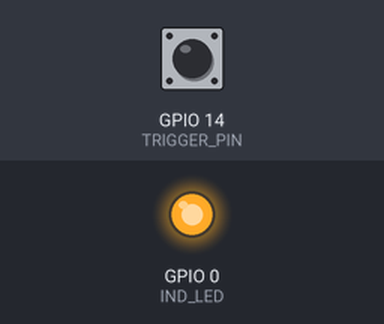
Bench run of a sketch on a simulated ESP8266 (NodeMCU). On the bench: output pins drawn as LEDs (lit = HIGH). The test bench sets the inputs (shaded band); at power-on: GPIO 14 (TRIGGER_PIN) HIGH. WiFi joins after 1.5 s; servers stay silent unless stated; no MQTT or app messages arrive unless stated; what the sketch prints to the serial monitor is not drawn.

Above: at 2.7 s.
2.8 s: GPIO 14 (TRIGGER_PIN) pulled LOW for 0.15 s
At 3.0 s:
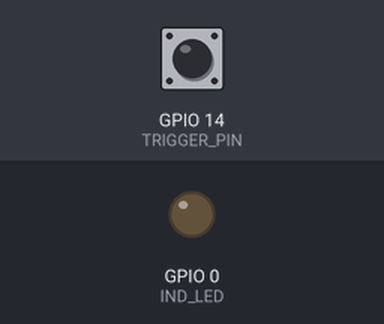
4.4 s: GPIO 14 (TRIGGER_PIN) pulled LOW for 3.2 s
At 8.5 s:
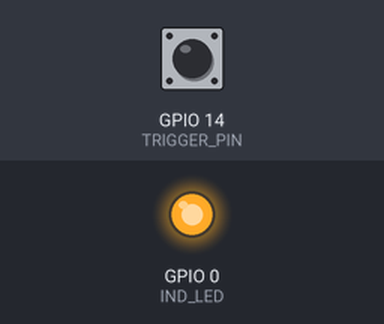
Timing chart, 0 to 10.0 s (numbered marks = the images above; inputs shaded):
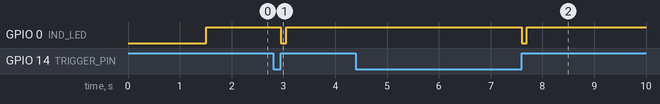

Measured:
- after the input at 2.8 s, GPIO 0 (IND_LED): HIGH → LOW after 0.15 s, → HIGH 0.10 s later
- after the input at 4.4 s, GPIO 0 (IND_LED): HIGH → LOW after 3.2 s, → HIGH 0.10 s later

The sketch:

ferraresp.ino
```cpp
/**
 * Using https://pubsubclient.knolleary.net/api.html
 */

#include <PubSubClient.h>
#include <ESP8266WiFi.h>

#define TRIGGER_PIN 14
#define IND_LED 0
#define MQTT_BROKER "10.15.254.154"
#define PSK "Das-Netzwerk-zu-Geidorf"
#define SSID "CoWorking zu Geidorf"

WiFiClient wifiClient;
PubSubClient mqttClient(wifiClient);

volatile bool hasEvent = false;

void setup_wifi()
{
  // station only so it does not setup an AP

  WiFi.mode(WIFI_STA);
  delay(10);
  Serial.println();
  Serial.print("Connecting to ");
  Serial.println(SSID);

  WiFi.begin(SSID, PSK);

  while (WiFi.status() != WL_CONNECTED)
  {
    delay(500);
    Serial.print(".");
  }

  Serial.println("");
  Serial.println("WiFi connected");
  Serial.println("IP address: ");
  Serial.println(WiFi.localIP());
}

void reconnect_mqtt()
{
  while (!mqttClient.connected())
  {
    Serial.print("Reconnecting...");
    if (!mqttClient.connect("ferraresp"))
    {
      Serial.print("failed, rc=");
      Serial.print(mqttClient.state());
      Serial.println(" retrying in 5 seconds");
      delay(5000);
    }
  }
}

ICACHE_RAM_ATTR void handleInterrupt()
{
  hasEvent = true;
}

void setup()
{
  //
  // attachInterrupt(digitalPinToInterrupt(TRIGGER_PIN), handleInterrupt, RISING);
  Serial.begin(115200);

  setup_wifi();

  mqttClient.setServer(MQTT_BROKER, 1883);

  pinMode(TRIGGER_PIN, INPUT_PULLUP);
   digitalWrite(IND_LED, 1); // led off
   pinMode(IND_LED, OUTPUT);
  attachInterrupt(digitalPinToInterrupt(TRIGGER_PIN), handleInterrupt, RISING);

  reconnect_mqtt();
}

void loop()
{
  // if not connected reconnect to mosquito
  reconnect_mqtt();

  if (hasEvent)
  {
    Serial.println("got event");
    hasEvent = false;
    mqttClient.publish("/top10/power_meter/tick", "");
    digitalWrite(IND_LED, 0);
    delay(100);
    digitalWrite(IND_LED, 1);
  }

  mqttClient.loop();
}
```
